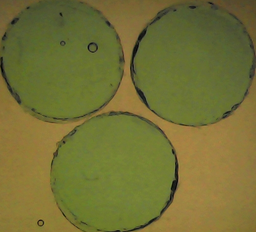
#> input picture input_image.png, 256 x 232 px, shrunk from 503 x 455 before the run
$ python Microplastic_Detection.py
#> lines starting #> are read from the running program, lines starting #| are printed output that depends on the picture
# 1. Input image resizing
import cv2 as cv
import matplotlib.pyplot as plt

img = plt.imread("input_image.png")  # input image
#> img is the input picture: shape (232, 256, 3) float32; mean R, G, B 0.452, 0.442, 0.211

scale_percent = 38.5  # output image size percentage
width = int(img.shape[1] * scale_percent / 100)
#> width = 98
height = int(img.shape[0] * scale_percent / 100)
#> height = 89
dim = (width, height)
#> dim = (98, 89)

# output image
resized_img = cv.resize(img, dim, interpolation=cv.INTER_AREA)

#------------------------------------------------------------------------------------------------------------------------------------------------------

# 2. Gaussian derivative calculation to obtain image gradients
import numpy as np
import math

def DoGx(w, sigma):  # "w" is the matrix size while "sigma" controls the width of the decay rate of the Gaussian Filter
#> called with w = 3, sigma = 0.5
    maxX=w//2  # maximum right side distance
    minX=-maxX # maximum left side distance
    minY=minX  # maximum bottom distance
    maxY=maxX  # maximum top distance
    DoGx_arr=np.zeros((w,w))  # X Derivative of Gaussian array (DoGx)
    for x in range(minX, maxX+1): # x iteration from minX to maxX
        for y in range(minY, maxY+1): # y iteration from minY to maxY
            res = (-x/(2*math.pi*(sigma**4))) * math.exp(-(x**2+y**2)/(2*(sigma**2))) # res = DoGx equation
            DoGx_arr[y-minY, x-minX]=res # fill DoGx array
    return DoGx_arr

def DoGy(w, sigma):
#> called with w = 3, sigma = 0.5
    maxX=w//2   # maximum right side distance
    minX=-maxX # maximum left side distance
    minY=minX  # maximum bottom distance
    maxY=maxX  # maximum top distance
    DoGy_arr=np.zeros((w,w)) # Y Derivative of Gaussian array (DoGY)
    for x in range(minX, maxX+1): # x iteration from minX to maxX
        for y in range(minY, maxY+1): # y iteration from minY to maxY
            res = (-y/(2*math.pi*(sigma**4))) * math.exp(-(x**2+y**2)/(2*(sigma**2))) # res = DoGy equation
            DoGy_arr[y-minY, x-minX]=res # fill DoGy array
    return DoGy_arr

DOGx=DoGx(3,0.5)    # call DoGx()
DOGy=DoGy(3,0.5)    # call DoGy()

# Obtaining image Gradients
img_SC=np.float64(resized_img[:,:,0]) # Convert input image into 2-Dimensional array (float64)
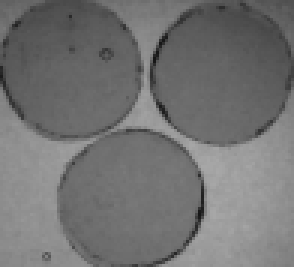
#> img_SC: shape (89, 98) float64 (shown 3 times larger); min 0.0903, max 0.66, mean 0.452
Gx=cv.filter2D(img_SC,-1,DOGx)
Gy=cv.filter2D(img_SC,-1,DOGy)
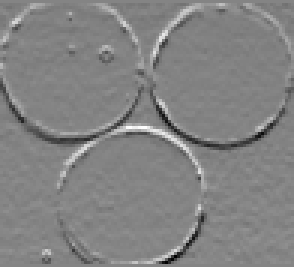
#> Gy: shape (89, 98) float64 (shown 3 times larger); min -0.164, max 0.152, mean -0.00132; drawn with min black and max white

# Gradient vectors
Gm=(Gx**2 + Gy**2)**0.5
phi=np.rad2deg(np.arctan2(Gy,Gx))
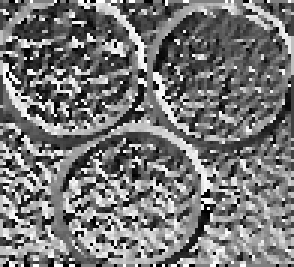
#> phi: shape (89, 98) float64 (shown 3 times larger); min -180, max 180, mean -11.7; drawn with min black and max white

#------------------------------------------------------------------------------------------------------------------------------------------------------

# 3. Non-Maxima Suppression (NMS)
def NMS(Gm, phi):
    phi_bin = 45 * (np.round(phi / 45))  # gradient direction quantification
    Gm_NMS = np.zeros(Gm.shape)  # Gm array
    rows, cols = Gm.shape[0], Gm.shape[1]
#> rows = 89; cols = 98
    p, r = 0., 0.  # 2 adjacent pixels
    for row in range(1,
                     rows - 1):
        for col in range(1, cols - 1):
            angle = phi_bin[row, col]
            if angle == 180. or angle == -180. or angle == 0. or angle == -0.:
                p, r = Gm[row, col + 1], Gm[row, col - 1]
            elif angle == 135. or angle == -135.:
                p, r = Gm[row + 1, col + 1], Gm[row - 1, col - 1]
            elif angle == 90. or angle == -90.:
                p, r = Gm[row - 1, col], Gm[row + 1, col]
            elif angle == 45. or angle == -45.:
                p, r = Gm[row - 1, col + 1], Gm[row + 1, col - 1]
            else:
                print("error")
                return

            if Gm[row, col] >= p and Gm[row, col] >= r:  # if q>=p and q>=r
                Gm_NMS[row, col] = Gm[row, col]  # set q and r intensities as 0
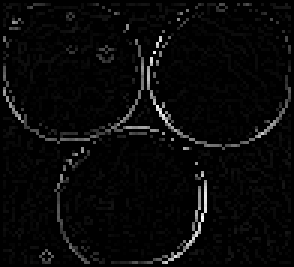
#> Gm_NMS: shape (89, 98) float64 (shown 3 times larger); min 0, max 0.235, mean 0.00794; drawn with min black and max white

    return Gm_NMS


Gm_NMS = NMS(Gm, phi)  # NMS output

#------------------------------------------------------------------------------------------------------------------------------------------------------

# 4. Thresholding
Th=0.035 # threshold value (chosen based on the best output)
im_edge=Gm_NMS>Th # thresholding result (edge image)
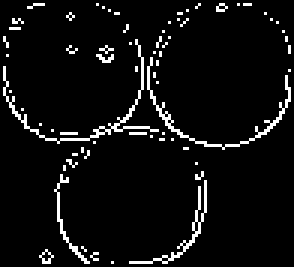
#> im_edge: shape (89, 98) bool (shown 3 times larger); 5.7% white in thin lines or dots

#------------------------------------------------------------------------------------------------------------------------------------------------------

# 5. Excessive edge pixel elimination
idx=np.argwhere(im_edge) # edge pixel coordinates (True values)
#> idx = 500 pairs, first value 1 to 87, second value 1 to 96
idx_lst=[] # edge pixel coordinate list
for i in range(idx.shape[0]): # iteration i from 0 to (edge coordinate-1)
    idx_lst.append([])
    idx_lst[i]=idx[i] # convert edge pixel coordinate array into the edge pixel coordinate list
#> after the loop, idx_lst has the same summary as idx

index = 1
diff = 10 # maximum difference between 2 adjacent pixels
while index < len(idx_lst):  # eliminate elements with absolute difference <=10
    if abs(idx_lst[index][0] - idx_lst[index - 1][0]) <= diff and abs(idx_lst[index][1] - idx_lst[index - 1][1]) <= diff:
        del idx_lst[index]
    else:
        index += 1
#> after the loop, index = 224

idx_new=np.array(idx_lst) # convert list back into the array
#> idx_new = 224 pairs, first value 1 to 87, second value 1 to 96

#------------------------------------------------------------------------------------------------------------------------------------------------------

# 6. Create voting array "H"
def Hough_Circles(im_edge, idx_new):
    rows, cols = im_edge.shape[0], im_edge.shape[1]  # a=rows, b=cols
#> rows = 89; cols = 98
    rho_max = int((rows ** 2 + cols ** 2) ** 0.5)  # maximum circle radius
#> rho_max = 132
    H = np.zeros((rows, cols, rho_max))  # Hough voting array "H"
    r, c = idx_new[:, 0], idx_new[:, 1]  # r and c edge pixel coordinates
#> r = 224 values from 1 to 87; c = 224 values, max 96 at index 41, min 1 at index 28, mean 44.28

    for i in range(len(r)):
        for a in range(rows):
            for b in range(cols):
                ri, ci = r[i], c[i]
                rho_i = int(((ri - a) ** 2 + (ci - b) ** 2) ** 0.5)  # rho=((r-a)^2 + (c-b)^2)^0.5
                if rho_i > 0 and rho_i < rho_max:
                    H[a, b, rho_i] += 1  # add vote to the circle (a,b,rho_i)
    return H

H = Hough_Circles(im_edge, idx_new)

#------------------------------------------------------------------------------------------------------------------------------------------------------

# 7. Pick n-elements of H with the largest votes
uniques=np.unique(H) # sort H elements by values (smallest to biggest)
#> uniques = 37 values from 0 to 40
uniques_new=uniques[::-1] # re-sorted H elements (biggest to smallest)
#> uniques_new = 37 values, max 40 at index 0, min 0 at index 36, mean 18.22

n=7 # initial number prediction of microplastic particles

y_lst,x_lst,rad_lst=[],[],[] # define 3 different lists to be filled y, x, and rho
for i in range(n): # iteration of i from 0 to n:
    y,x,rad=np.where(H==uniques_new[i]) # y=a, x=b, rad=rho
    for id in range(len(y)):
        y_lst.append(y[id])
        x_lst.append(x[id])
        rad_lst.append(rad[id])
#> this loop made 7 passes
#> (y, x, rad) on passes 1 to 7: ([24], [24], [23]), ([23], [24], [23]), ([67], [42], [23]), ([68], [42], [23]), ([67], [44], [25]), ([66, 68], [45, 43], [26, 24]), ([22, 23, 23], [23, 23, 72], [24, 24, 25])
#> after the loop, rad_lst = [23, 23, 23, 23, 25, 26, 24, 24, 24, 25]; x_lst = [24, 24, 42, 42, 44, 45, 43, 23, 23, 72]; y_lst = [24, 23, 67, 68, 67, 66, 68, 22, 23, 23]

y_lst2, x_lst2, rad_lst2 = [y_lst[0]], [x_lst[0]], [rad_lst[0]]  # create new coordinate lists
#> y_lst2 = [24]; x_lst2 = [24]; rad_lst2 = [23]

ind = 1
while ind < len(y_lst):  # while iteration (ind) < (y_list length-1)
    y_min = list(range(y_lst[ind] - 5, y_lst[ind] + 1))  # create a list to store values from (y_lst[ind]-5) to (y_lst[ind])
    y_plus = list(range(y_lst[ind], y_lst[ind] + 6))   # create a list to store values from (y_lst[ind]) to (y_lst[ind]+5)
    x_min = list(range(x_lst[ind] - 5, x_lst[ind] + 1))  # create a list to store values from (x_lst[ind]-5) to (x_lst[ind])
    x_plus = list(range(x_lst[ind], x_lst[ind] + 6))  # create a list to store values from (x_lst[ind]) to (x_lst[ind]+5)

    if any([any(ele in y_lst2 for ele in y_min), any(ele in y_lst2 for ele in y_plus)]) and any(
            [any(ele in x_lst2 for ele in x_min), any(ele in x_lst2 for ele in x_plus)]):
        ind += 1


    else:
        y_lst2.append(y_lst[ind])
        x_lst2.append(x_lst[ind])
        rad_lst2.append(rad_lst[ind])
        ind += 1
#> this loop made 9 passes
#> (y_min, y_plus, x_min, x_plus) on passes 1 to 6: ([18, 19, 20, 21, 22, 23], [23, 24, 25, 26, 27, 28], [19, 20, 21, 22, 23, 24], [24, 25, 26, 27, 28, 29]), ([62, 63, 64, 65, 66, 67], [67, 68, 69, 70, 71, 72], [37, 38, 39, 40, 41, 42], [42, 43, 44, 45, 46, 47]), ([63, 64, 65, 66, 67, 68], [68, 69, 70, 71, 72, 73], [37, 38, 39, 40, 41, 42], [42, 43, 44, 45, 46, 47]), ([62, 63, 64, 65, 66, 67], [67, 68, 69, 70, 71, 72], [39, 40, 41, 42, 43, 44], [44, 45, 46, 47, 48, 49]), ([61, 62, 63, 64, 65, 66], [66, 67, 68, 69, 70, 71], [40, 41, 42, 43, 44, 45], [45, 46, 47, 48, 49, 50]), ([63, 64, 65, 66, 67, 68], [68, 69, 70, 71, 72, 73], [38, 39, 40, 41, 42, 43], [43, 44, 45, 46, 47, 48])
#> (x_min, x_plus) on pass 8: ([18, 19, 20, 21, 22, 23], [23, 24, 25, 26, 27, 28])
#> after the loop, ind = 10; rad_lst2 = [23, 23, 25]; x_lst2 = [24, 42, 72]; y_lst2 = [24, 67, 23]

#------------------------------------------------------------------------------------------------------------------------------------------------------

# 8. Plot the remaining circles
im_edge2=np.zeros((im_edge.shape[0],im_edge.shape[1],3), dtype=np.uint8) # create a three-dimensional array (RGB image)
im_edge3=np.array(255*im_edge,dtype=np.uint8)   # create an edge image consisting of values 0 and 255
#> im_edge3: shape (89, 98); 5.7% white in thin lines or dots
im_edge2[:,:,0]=im_edge3   # insert im_edge3 to each channel of im_edge2
im_edge2[:,:,1]=im_edge3
im_edge2[:,:,2]=im_edge3
#> im_edge2: shape (89, 98, 3); 5.7% white in thin lines or dots

for i in range (len(y_lst2)):
    cv.circle(im_edge2,(int(x_lst2[i]),int(y_lst2[i])),int(rad_lst2[i]),(0,0,255),1)
#> this loop made 3 passes
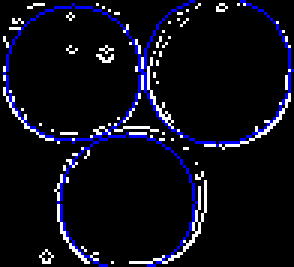
#> im_edge2: shape (89, 98, 3) (shown 3 times larger); mean of channels 0, 1, 2 12.6, 12.6, 23.4; drawn as R, G, B
    # visualize each resulting circle with the color red and width = 1

plt.imshow(im_edge2[:,:,::-1]) # plot the resulting image
plt.show()
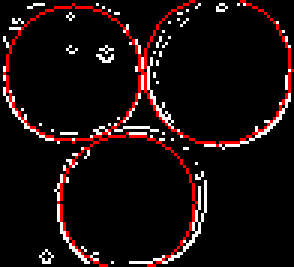
#> shown: shape (89, 98, 3) (shown 3 times larger); mean R, G, B 23.4, 12.6, 12.6

#------------------------------------------------------------------------------------------------------------------------------------------------------

# 9. Print the number of circle(s) (detected microplastics)
print("Number of microplastic particle(s):",len(y_lst2))
#| Number of microplastic particle(s): 3
